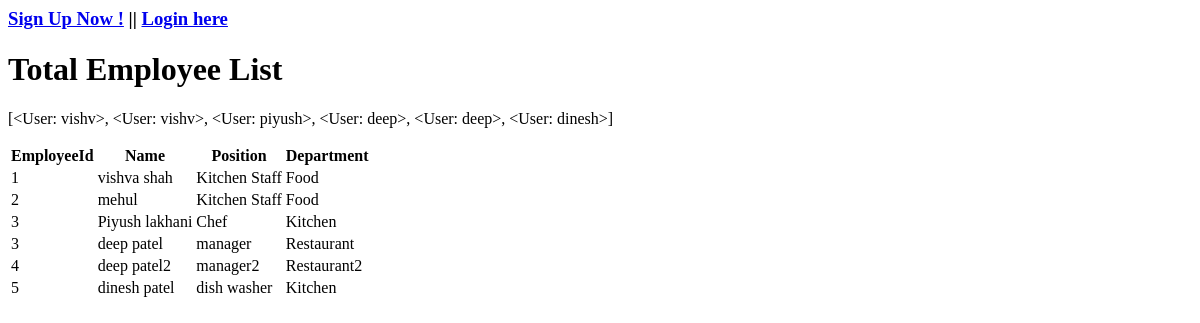
/employee/, run on an earlier commit of the app's database.
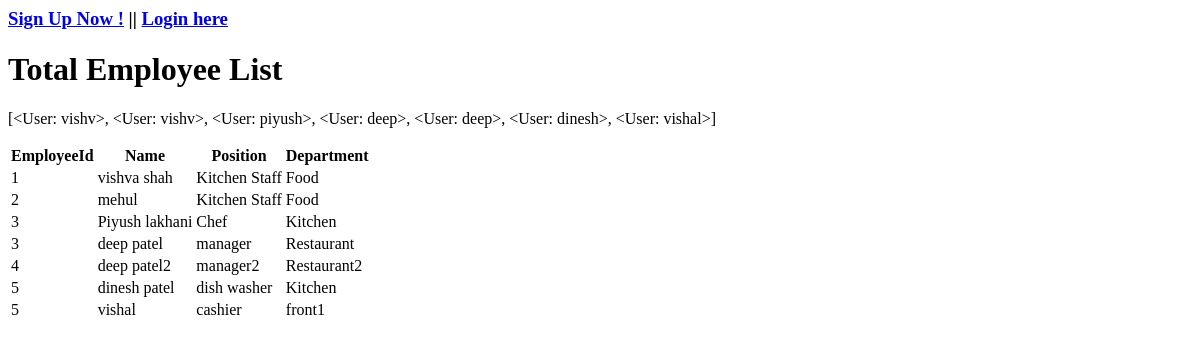
And on a later commit of the database.
### employee/models.py (models this page shows, shortened)
class Employee(models.Model):
    name = models.CharField(max_length=50)
    employeeId = models.IntegerField()
    position = models.CharField(max_length=100)
    startDate = models.DateField()
    department = models.CharField(max_length=100)
    contact = models.CharField(max_length=50)
    address = models.CharField(max_length=100)
    username = models.ForeignKey(User, on_delete=models.CASCADE,)

### employee/views.py (the view)
# urls.py: path('', Displayemployees, name='home'),
def Displayemployees(request):
    employees = Employee.objects.all()
    HadProfileUsers = [e.username for e in employees]
    context = {
        'employees': employees,
        'HadProfileUsers':str(HadProfileUsers)
    }
    return render(request, 'employee_list.html',context)

### employee/templates/employee_list.html (shortened to what this page needs)
<html>
<body>
{% if user.is_authenticated %}
    <h3> You are logged in as : {{ user.username }} </h3>
    <br>
    {% if user.username in HadProfileUsers %}
        <h2><a href="{% url 'update_profile' user.id %}">Edit Your Profile</a></h2>
    {% else %}
        <h2><a href="{% url 'create_profile' %}">Create Your Profile</a></h2>
    {%  endif %}
{% else %}
    <h3> <a href="{% url 'signup' %}">Sign Up Now !</a> || <a href="{% url 'login' %}">Login here</a> </h3>
{% endif %}
<h1>Total Employee List</h1>
<p>{{ HadProfileUsers }}</p>
 <table>
  <tr>
    <th>EmployeeId</th>
    <th>Name</th>
    <th>Position</th>
    <th>Department</th>
  </tr>
 <tr>
{% for employee in employees %}
    <td>{{ employee.employeeId }}</td>
    <td>{{ employee.name }}</td>
     <td>{{ employee.position }}</td>
    <td>{{ employee.department }}</td>
  </tr>
{% endfor %}
</table>
</body>
</html>

What changed in the data, as far as the page shows it:
added Employee: employeeId "5", name "vishal", position "cashier", department "front1"
Also different on the page:
{{ HadProfileUsers }}: "[<User: vishv>, <User: vishv>, <User: piyush>, <User: deep>, <User: deep>, <User: dinesh>]" → "[<User: vishv>, <User: vishv>, <User: piyush>, <User: deep>, <User: deep>, <User: dinesh>, <User: vishal>]"
